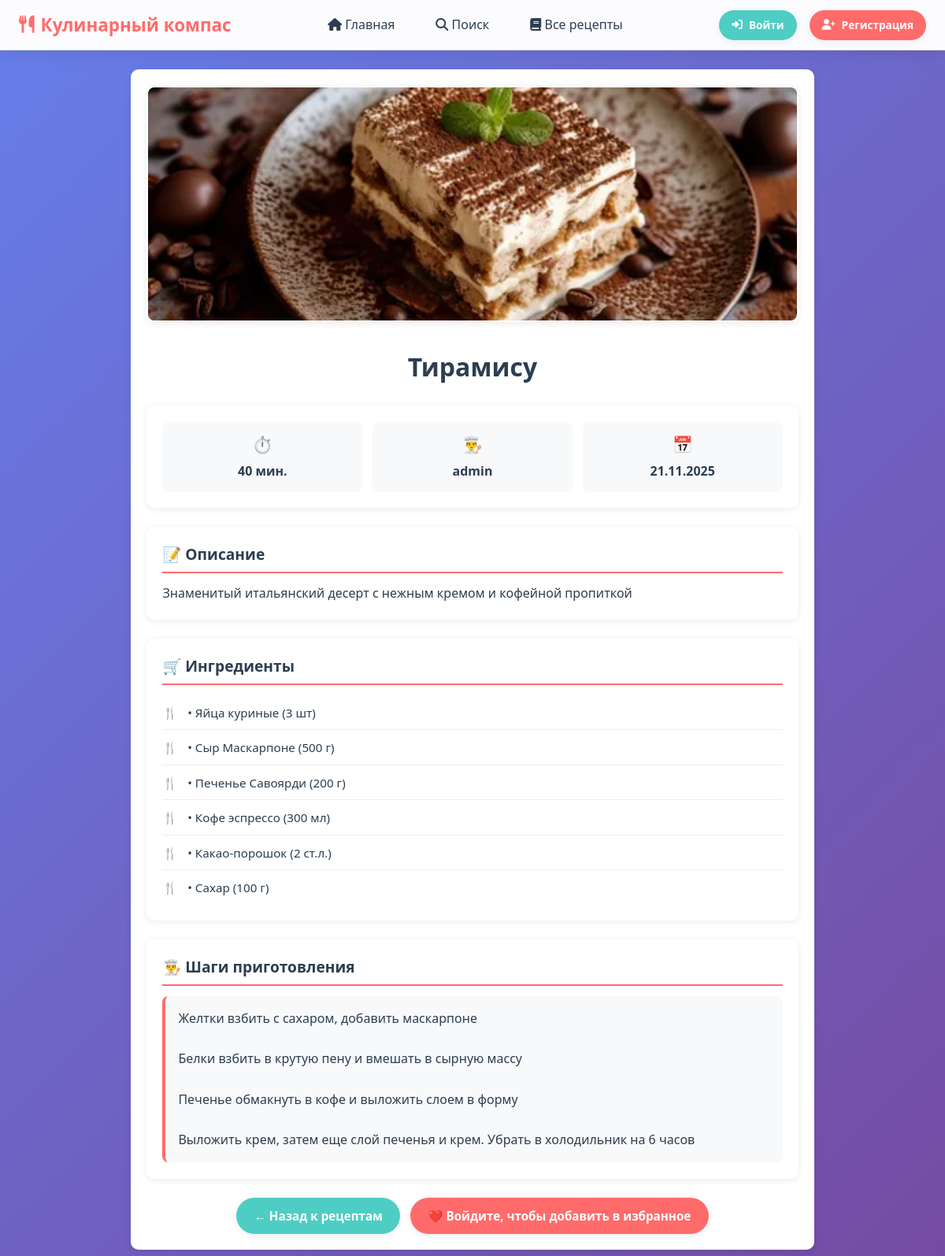
Screenshot of /recipe/20/ with the database file from the repository.
### recipes/models.py (models this page shows, shortened)
class Recipe(models.Model):
    title = models.CharField(max_length=200)
    ingredients = models.ManyToManyField(Ingredient)
    description = models.TextField()
    cooking_steps = models.TextField()
    cooking_time = models.PositiveIntegerField(help_text="В минутах")
    image = models.ImageField(upload_to='recipes/', blank=True, null=True)
    author = models.ForeignKey(User, on_delete=models.CASCADE)
    created_at = models.DateTimeField(auto_now_add=True)

class Ingredient(models.Model):
    name = models.CharField(max_length=100, unique=True)

### recipes/views.py (the view)
# urls.py: path('recipe/<int:recipe_id>/', views.recipe_detail, name='recipe_detail'),
def recipe_detail(request, recipe_id):
    recipe = get_object_or_404(Recipe, id=recipe_id)
    is_favorite = False
    if request.user.is_authenticated:
        is_favorite = Favorite.objects.filter(user=request.user, recipe=recipe).exists()
    source = request.GET.get("from")
    print("SOURCE =", source)
    return render(request, 'recipes/recipe_detail.html', {
        'recipe': recipe,
        'is_favorite': is_favorite,
        'source': source,
    })

### templates/recipes/recipe_detail.html (shortened to what this page needs)
{% extends 'base.html' %}
{% load static %}
{% block extra_css %}
<link rel="stylesheet" href="{% static 'css/recipes.css' %}">
{% endblock %}
{% block content %}
<div class="recipe-detail">
    <div class="recipe-section">
        {% if recipe.image %}
            <img src="{{ recipe.image.url }}" alt="{{ recipe.title }}" class="recipe-main-image">
        {% endif %}
        <div class="recipe-header">
            <h1>{{ recipe.title }}</h1>
        </div>
        <div class="recipe-meta-grid">
            <div class="recipe-meta-item">
                <div>⏱️</div>
                <div><strong>{{ recipe.cooking_time }} мин.</strong></div>
            </div>
            <div class="recipe-meta-item">
                <div>👨‍🍳</div>
                <div><strong>{{ recipe.author.username }}</strong></div>
            </div>
            <div class="recipe-meta-item">
                <div>📅</div>
                <div><strong>{{ recipe.created_at|date:"d.m.Y" }}</strong></div>
            </div>
        </div>
        <div class="recipe-section">
            <h3>📝 Описание</h3>
            <p>{{ recipe.description }}</p>
        </div>
        <div class="recipe-section">
            <h3>🛒 Ингредиенты</h3>
            <ul class="ingredients-list">
                {% for ingredient in recipe.ingredients.all %}
                    <li>• {{ ingredient.name }}</li>
                {% endfor %}
            </ul>
        </div>
        <div class="recipe-section">
            <h3>👨‍🍳 Шаги приготовления</h3>
            <div class="cooking-steps">{{ recipe.cooking_steps }}</div>
        </div>
        <div class="recipe-actions">
           {% if source == "all" %}
                <a href="{% url 'all_recipes' %}" class="btn btn-secondary">← Назад к рецептам</a>
            {% elif source == "fav" %}
                <a href="{% url 'favorite_recipes' %}" class="btn btn-secondary">← Назад к избранным рецептам</a>
            {% elif source == "search" %}
                <a href="{% url 'recipe_search' %}" class="btn btn-secondary">← Назад к поиску</a>
            {%else%}
                <a href="{% url 'all_recipes' %}" class="btn btn-secondary">← Назад к рецептам</a>
            {% endif %}
            {% if user.is_authenticated %}
                {% if is_favorite %}
                    <a href="{% url 'remove_from_favorites' recipe.id %}" class="btn btn-secondary">💔 Удалить из избранного</a>
                {% else %}
                    <a href="{% url 'add_to_favorites' recipe.id %}" class="btn">❤️ Добавить в избранное</a>
                {% endif %}
            {% else %}
                <a href="{% url 'login' %}" class="btn">❤️ Войдите, чтобы добавить в избранное</a>
            {% endif %}
        </div>
    </div>
</div>
{% endblock %}

### static/css/base.css (style rules this page uses)
:root { --primary-color: #ff6b6b; --primary-light: #ff8e8e; --secondary-color: #4ecdc4; --accent-color: #45b7d1; --text-dark: #2c3e50; --text-light: #7f8c8d; --bg-white: #ffffff; --bg-light: #f8f9fa; --shadow: 0 2px 10px rgba(0, 0, 0, 0.08); --shadow-hover: 0 4px 20px rgba(0, 0, 0, 0.12); --border-radius: 10px; --transition: all 0.2s ease; }
* { margin: 0; padding: 0; box-sizing: border-box; }
body { font-family: 'Segoe UI', Tahoma, Geneva, Verdana, sans-serif; line-height: 1.6; background: linear-gradient(135deg, #667eea 0%, #764ba2 100%); background-attachment: fixed; color: var(--text-dark); min-height: 100vh; overflow-x: hidden; }
.btn { display: inline-flex; align-items: center; gap: 0.5rem; padding: 0.7rem 1.4rem; background: var(--primary-color); color: white; text-decoration: none; border-radius: 25px; border: none; cursor: pointer; transition: var(--transition); font-weight: 600; font-size: 0.95rem; box-shadow: var(--shadow); text-align: center; justify-content: center; white-space: nowrap; }
.btn-secondary { background: var(--secondary-color); }

### static/css/recipes.css (style rules this page uses)
.recipe-detail { max-width: 900px; margin: 0 auto; padding: 0 1rem; }
.recipe-header { text-align: center; margin-bottom: 1.5rem; }
.recipe-main-image { width: 100%; height: 300px; object-fit: cover; border-radius: var(--border-radius); margin-bottom: 1.5rem; box-shadow: var(--shadow); border: 2px solid white; }
.recipe-meta-grid { display: grid; grid-template-columns: repeat(auto-fit, minmax(140px, 1fr)); gap: 0.8rem; margin-bottom: 1.5rem; padding: 1.2rem; background: var(--bg-white); border-radius: var(--border-radius); box-shadow: var(--shadow); border: 1px solid rgba(255, 255, 255, 0.3); }
.recipe-meta-item { text-align: center; padding: 0.8rem; background: var(--bg-light); border-radius: 8px; transition: var(--transition); }
.recipe-meta-item div:first-child { font-size: 1.3rem; margin-bottom: 0.3rem; }
.recipe-section { margin-bottom: 1.5rem; padding: 1.2rem; background: var(--bg-white); border-radius: var(--border-radius); box-shadow: var(--shadow); border: 1px solid rgba(255, 255, 255, 0.3); }
.recipe-section h3 { font-size: 1.2rem; font-weight: 600; margin-bottom: 0.8rem; color: var(--text-dark); display: flex; align-items: center; gap: 0.6rem; border-bottom: 2px solid var(--primary-color); padding-bottom: 0.4rem; }
.ingredients-list { list-style: none; padding: 0; }
.ingredients-list li { padding: 0.6rem 0; border-bottom: 1px solid #eee; font-size: 0.95rem; display: flex; align-items: center; gap: 0.8rem; transition: var(--transition); }
.ingredients-list li::before { content: '🍴'; color: var(--primary-color); font-size: 0.95rem; }
.ingredients-list li:last-child { border-bottom: none; }
.cooking-steps { white-space: pre-line; line-height: 1.6; font-size: 1rem; padding: 1rem; background: var(--bg-light); border-radius: 8px; border-left: 4px solid var(--primary-color); }
.recipe-actions { display: flex; gap: 0.8rem; margin-top: 1.5rem; flex-wrap: wrap; justify-content: center; }

### templates/base.html (style rules this page uses)
html { scroll-behavior: smooth; }

### rows the page displays
Recipe: image (picture), title "Тирамису", cooking_time "40", author.username "admin", created_at "21.11.2025", description "Знаменитый итальянский десерт с нежным кремом и кофейной пропиткой", cooking_steps "Желтки взбить с сахаром, добавить маскарпоне Белки взбить в крутую пену и вмешать в сырную массу Печенье обмакнуть в кофе и выложить слоем в форму Выложить крем, затем еще слой печенья и крем. Убрать в холодильник на 6 часов"
Ingredient: name "Яйца куриные (3 шт)"
Ingredient: name "Сыр Маскарпоне (500 г)"
Ingredient: name "Печенье Савоярди (200 г)"
Ingredient: name "Кофе эспрессо (300 мл)"
Ingredient: name "Какао-порошок (2 ст.л.)"
Ingredient: name "Сахар (100 г)"
